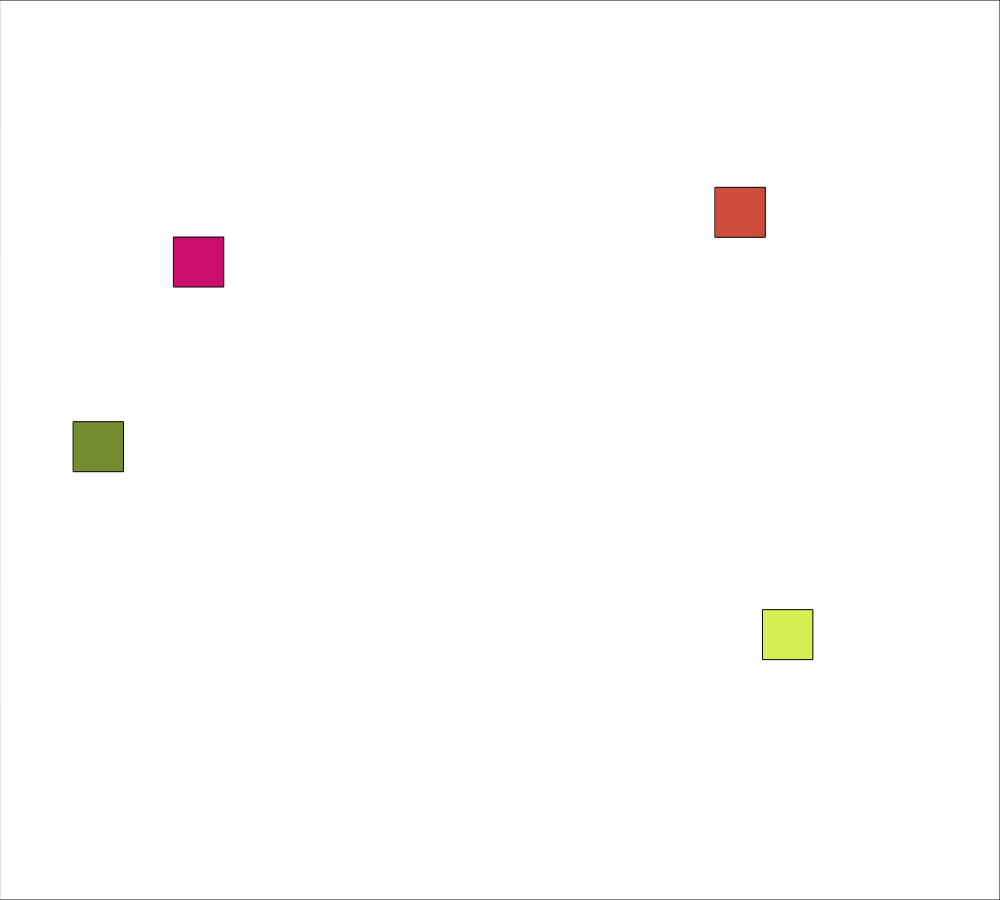
Frame 1 (no input)
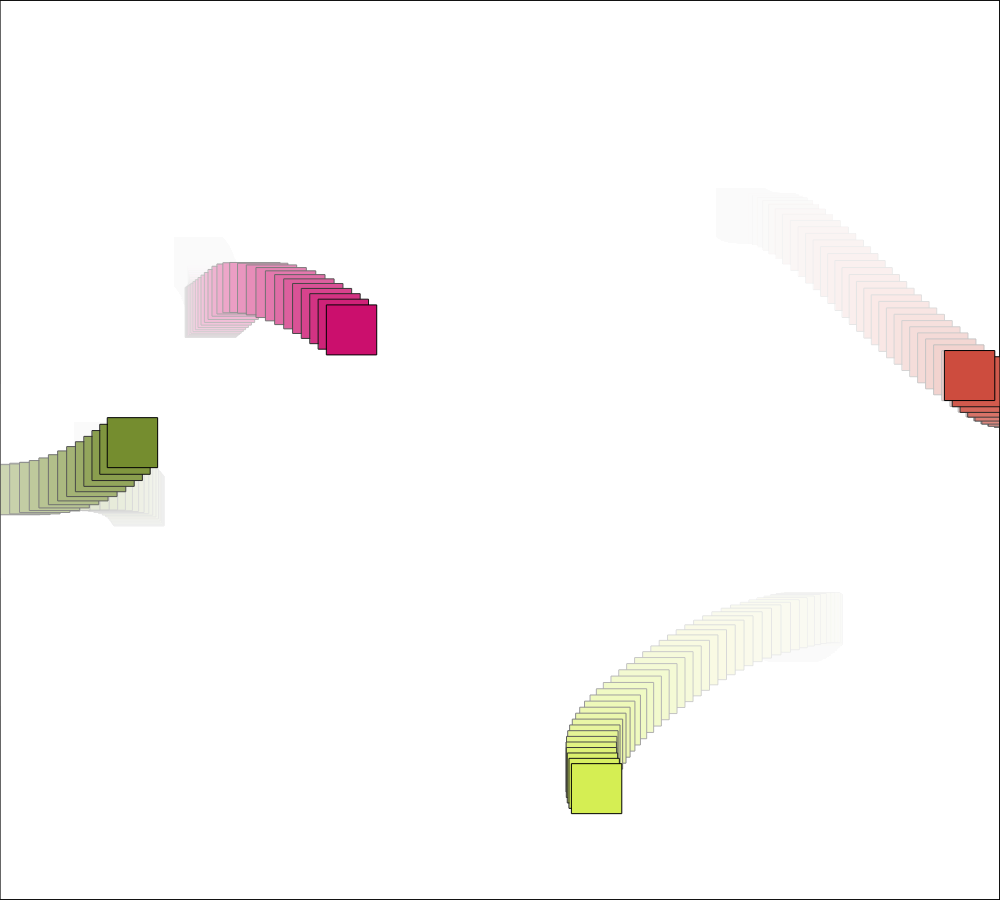
Frame 60 (no input)
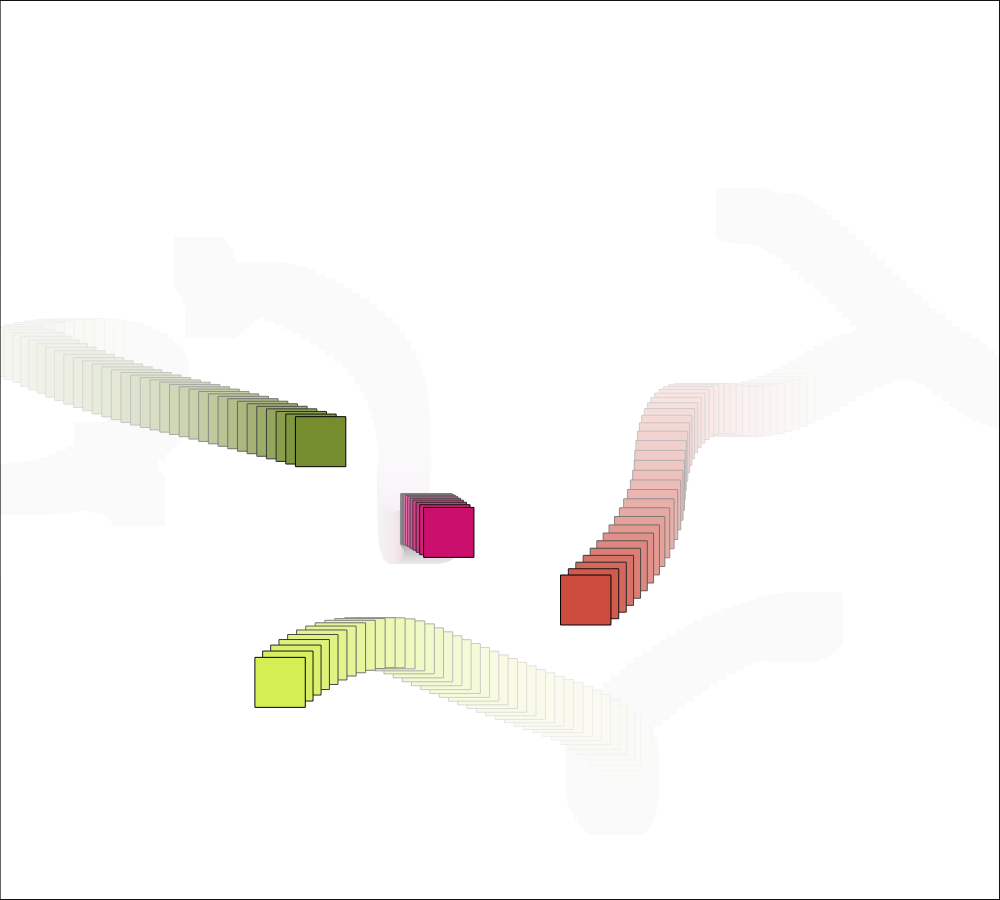
Frame 120 (the mouse pressed at the canvas centre since frame 60)

The p5.js sketch that drew these frames (run headless with seeded random() and noise() and a simulated clock; from frame 60 on, the mouse is pressed at the canvas centre):

// p5.js sketch
// ── sketch.js
var movers = []

function setup() {
  createCanvas(1000, 900);
  loadMovers(4);

}

function draw() {
  fill(255, 255, 255, 20);
  rect(0, 0, width, height);
  callMovers();

}

function loadMovers(numMovers) {

  for (var i = 0; i < numMovers; i++) {
    var x = random(width);
    var y = random(height);
    movers.push(new Mover(x, y));
  }

}

function callMovers() {
  for (var i = 0; i < movers.length; i++) {
    movers[i].update();
  }
}

function Mover(a, b) {
  this.loc = createVector(a, b);
  this.vel = createVector(1,1);
  this.acc = createVector(random(-0.25,0.25), random(-0.25,0.25));
  this.clr = color(random(255), random(255), random(255));



  this.update = function() {
    this.loc.add(this.vel);
    this.vel.add(this.acc);
    this.vel.limit(10)
    this.render();
    this.checkEdges();

  }

  this.render = function() {
    fill(this.clr);
    rect(this.loc.x, this.loc.y, 50, 50);
  }

  this.checkEdges = function()  {
    if (frameCount % 15 === 0) this.acc = createVector(random(-1,1), random(-1,1));
    if (this.loc.x > width) this.vel.x = -1 * this.vel.x;
    if (this.loc.x < 0) this.vel.x = -1 * this.vel.x;
    if (this.loc.y > height) this.vel.y = -1 * this.vel.y;
    if (this.loc.y < 0) this.vel.y = -1 * this.vel.y;

  }
}
